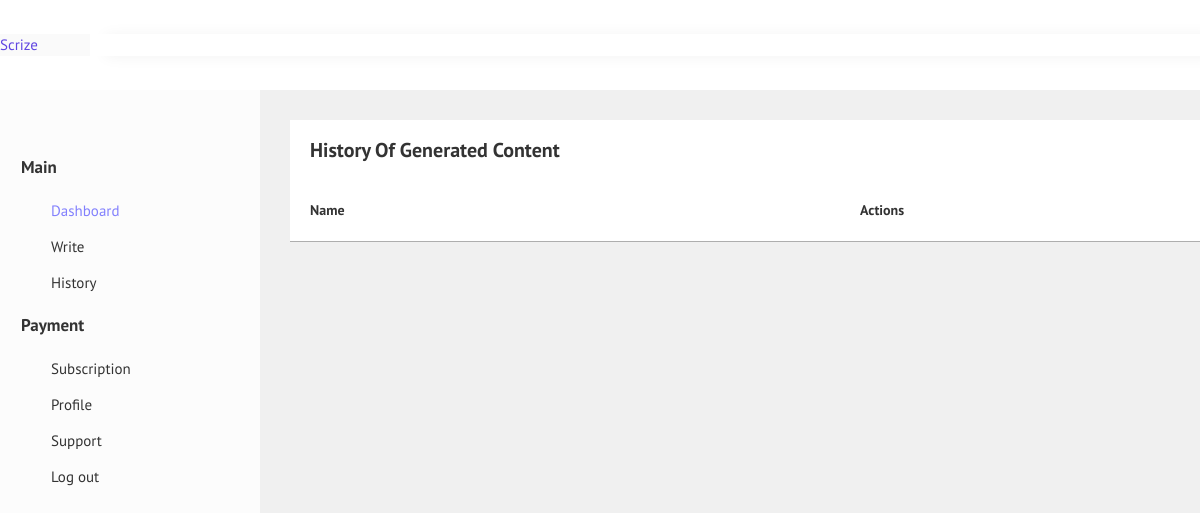
The app's page /history/ (signed in), older data.
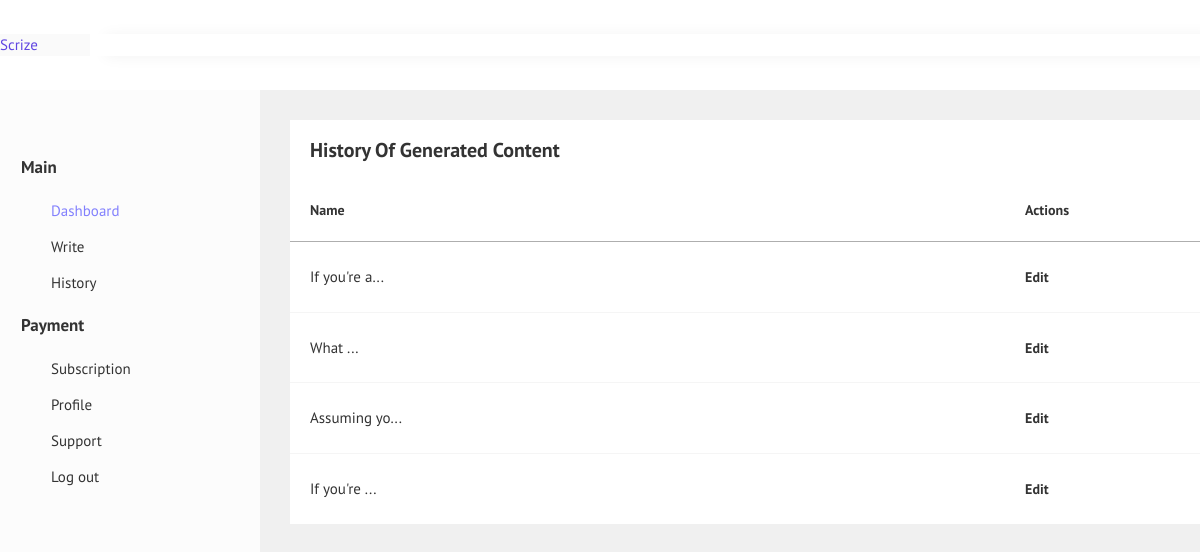
The same page, newer data.
### writer/models.py (models this page shows, shortened)
class notes(models.Model):
    owner = models.ForeignKey(UserAcc, on_delete=models.CASCADE)
    id = models.AutoField(primary_key=True)
    title = models.CharField(max_length=50)
    text = models.TextField()

### writer/views.py (the view)
# urls.py: path('history/', views.history),
@login_required(login_url='/login/')
def history(request):
    view_note = notes.objects.filter(owner=request.user)
    return render(request, 'history.html', { 'view_note': view_note,})

### writer/templates/history.html (shortened to what this page needs)
{% load static %}
<!DOCTYPE html>
<html lang="zxx">
<head>
   <link rel="stylesheet" href="{% static 'assets/plugins/perfect-scrollbar/perfect-scrollbar.min.css' %}">
   <link rel="stylesheet" href="{% static 'assets/fonts/icofont/icofont.min.css' %}">
   <link rel="stylesheet" href="{% static 'assets/bootstrap/css/bootstrap.min.css' %}">
   <link rel="stylesheet" href="{% static 'assets/plugins/apex/apexcharts.css' %}">
     <link rel="stylesheet" href="{% static 'assets/css/style.css' %}">
</head>
<body>
    {% include "nav.html" %}
          <div class="main-content">
                <div class="container-fluid">
                    <div class="row">
                        <div class="col-12">
                            <div class="card mb-30">
                                <div class="card-body">
                                    <div class="d-sm-flex justify-content-between align-items-center">
                                        <h4 class="font-20">History of Generated Content</h4>
                                    </div>
                                </div>
                                <div class="table-responsive">
                                    <table class="text-nowrap bg-white dh-table">
                                        <thead>
                                            <tr>
                                                <th>Name</th>
                                                <th>Actions</th>
                                            </tr>
                                        </thead>
                                        <tbody>
                                        {% for note in view_note %}
                                            <tr>
                                                <td> {{note.title}}</td>
                                                <td><a href="/notes/{{note.id}}">Edit <i class="icofont-arrow-right"></i></a></td>
                                            </tr>
                                        {% endfor %}
                                        </tbody>
                                    </table>
                                </div>
                            </div>
                        </div>
                    </div>
                </div>
          </div>
</body>
</html>

### writer/templates/nav.html (shortened to what this page needs)
{% load static %}
   <div class="wrapper">
      <header class="header white-bg fixed-top d-flex align-content-center flex-wrap">
         <div class="logo">
            <a href="/" class="mobile-logo">Scrize</a>
         </div>
         <div class="main-header">
            </div>
         </div>
      <div class="main-wrapper">
         <nav class="sidebar" data-trigger="scrollbar">
            <div class="sidebar-header d-none d-lg-block">
               <div class="sidebar-toogle-pin">
                  <i class="icofont-tack-pin"></i>
               </div>
            </div>
            <div class="sidebar-body">
               <ul class="nav">
                  <li class="nav-category">Main</li>
                  <li class="active">
                     <a href="/dashboard">
                        <span class="link-title">Dashboard</span>
                     </a>
                  </li>
                  <li>
                     <a href="/create">
                        <span class="link-title">Write</span>
                     </a>
                  </li>
                  <li>
                     <a href="/history">
                        <span class="link-title">History</span>
                     </a>
                  </li>
                  <li class="nav-category">Payment</li>
                  <li>
                     <a href="/package">
                        <span class="link-title">Subscription</span>
                     </a>
                  </li>
                  <li>
                     <a href="/profile">
                        <span class="link-title">Profile</span>
                     </a>
                  </li>
                  <li>
                     <a href="support">
                        <span class="link-title">Support </span>
                     </a>
                  </li>
                   <li>
                     <a href="logout">
                        <span class="link-title">Log out </span>
                     </a>
                  </li>
            </div>
         </nav>
   </div>

Row changes from the older to the newer data that the page shows:
added notes: title "If you're a..."
added notes: title "What ..."
added notes: title "Assuming yo..."
added notes: title "If you're ..."
